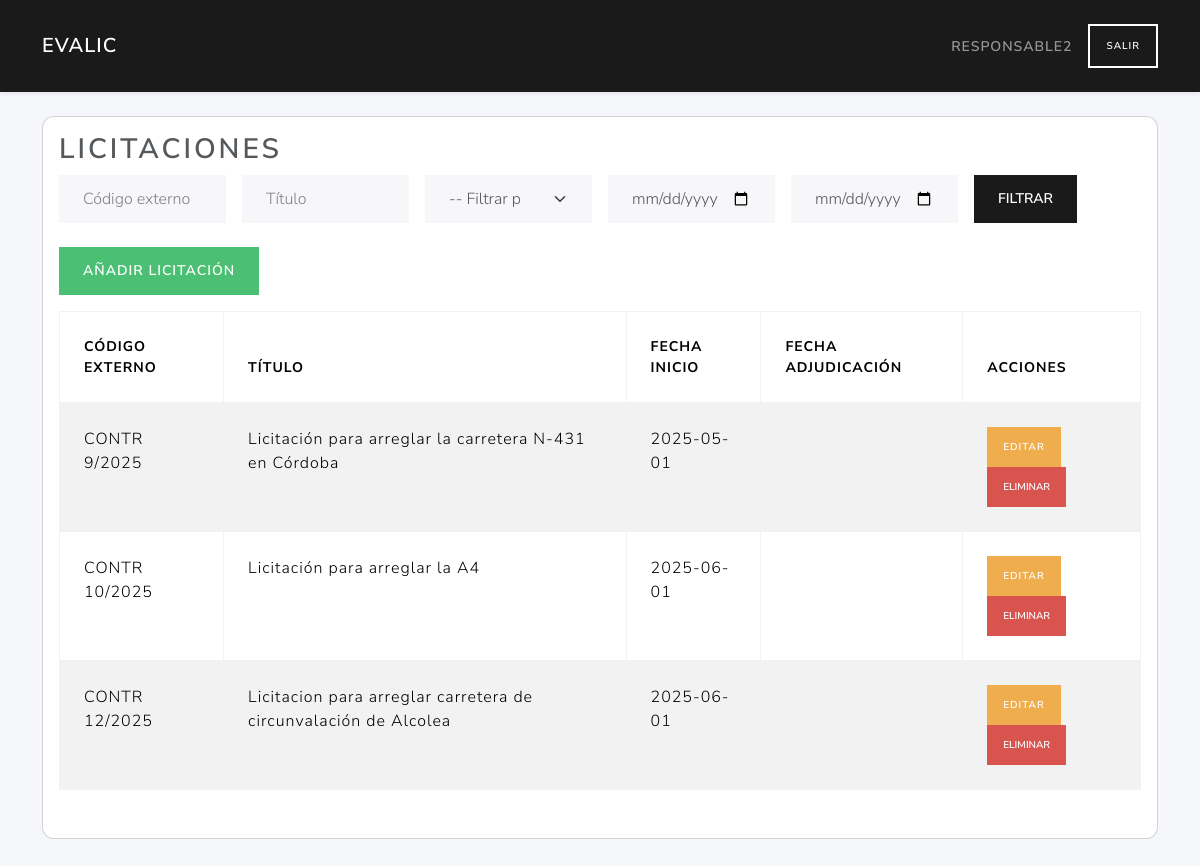
Before: /licitaciones/ (signed in) with the older database file.
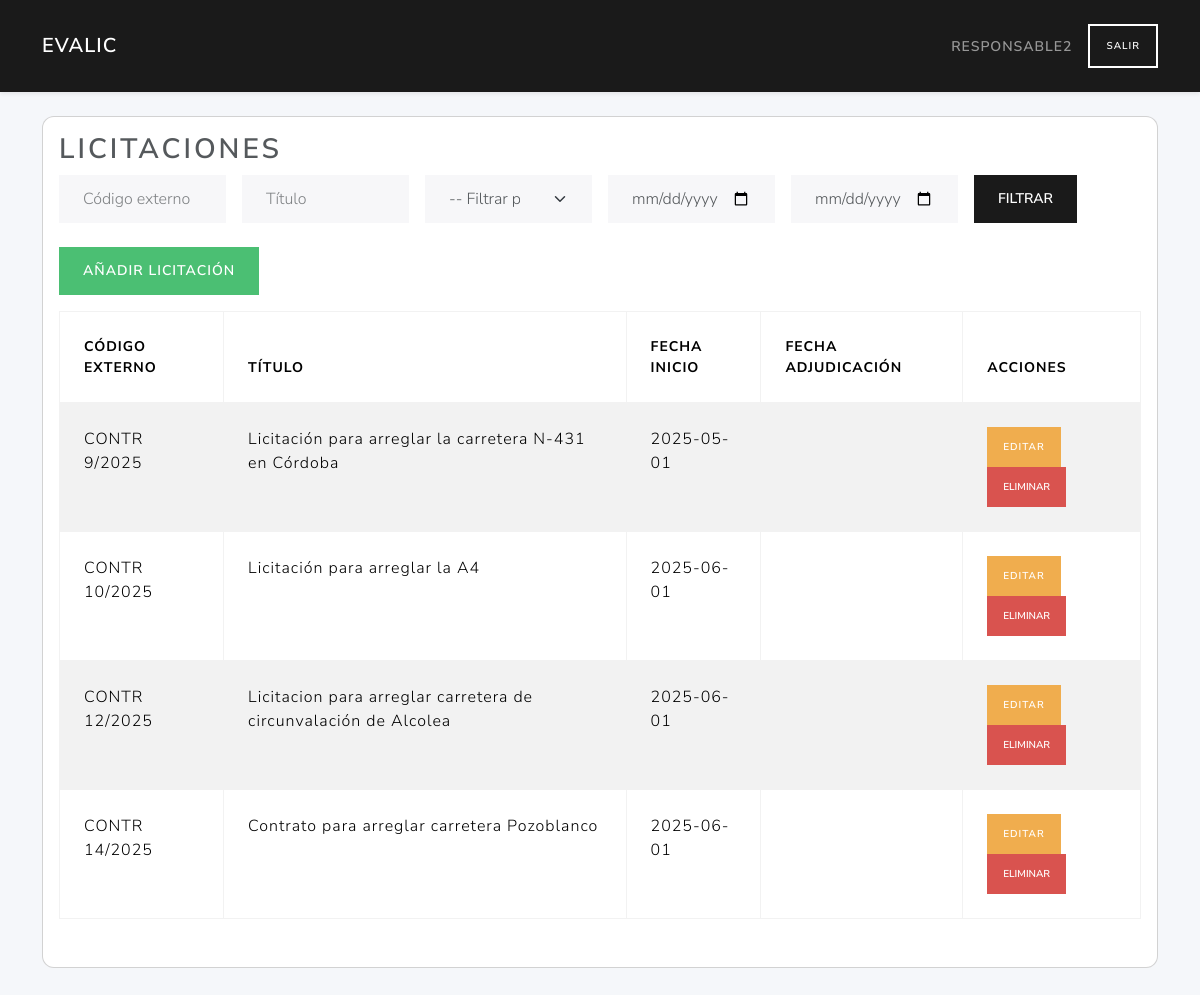
After: the same page with the newer database file.
### tables this page shows
CREATE TABLE licitaciones (
        id INTEGER PRIMARY KEY AUTOINCREMENT,
        user_id INTEGER NOT NULL,
        external_id TEXT NOT NULL,
        title TEXT NOT NULL,
        description TEXT,
        fecha_inicio TEXT NOT NULL,
        fecha_adjudicacion TEXT,
        FOREIGN KEY (user_id) REFERENCES users(id)
    );

### routes/licitaciones_routes.py (the view, shortened to what this page needs)
@licitaciones_bp.route('/', methods=('GET',))
def index():
    if 'user_id' not in session or session.get('role_id') != 2:
        return redirect(url_for('auth.login'))
    db = get_db(current_app)
    user_id = session.get('user_id')
    lic_rows = list_licitaciones(db)
    licitaciones = [l for l in lic_rows if l['user_id'] == user_id]
    external_id  = request.args.get('external_id', '').strip()
    title        = request.args.get('title', '').strip()
    fecha_tipo   = request.args.get('fecha_tipo', '')
    fecha_desde  = request.args.get('fecha_desde', '')
    fecha_hasta  = request.args.get('fecha_hasta', '')
    if external_id:
       licitaciones = [
           l for l in licitaciones
           if external_id.lower() in (l['external_id'] or '').lower()
       ]
    if title:
       licitaciones = [
           l for l in licitaciones
           if title.lower() in (l['title'] or '').lower()
       ]
    page = request.args.get('page', 1, type=int)
    per_page = current_app.config.get('LIC_PER_PAGE', 10)
    total = len(licitaciones)
    total_pages = ceil(total / per_page) if total else 1
    start = (page - 1) * per_page
    end = start + per_page
    licitaciones = licitaciones[start:end]
    responsable_id = get_role_id(db, 'responsable')
    is_responsable = session.get('role_id') == responsable_id
    return render_template(
        'licitaciones/index.html',
        licitaciones=licitaciones,
        is_responsable=is_responsable,
        total_pages=total_pages,
        current_page=page,
        request=request
    )

### app.py (called while the page is built)
def create_app():
    app = Flask(__name__)
    app.permanent_session_lifetime = timedelta(hours=1)  # Sesión permanente por 1 hora
    app.config.from_object(Config)
    @app.context_processor
    def utility_processor():
        from flask import request, url_for
        def url_for_other_page(page):
            args = request.args.copy()
            args['page'] = page
            return url_for('licitaciones.index', **args)
        return dict(url_for_other_page=url_for_other_page)
    app.teardown_appcontext(close_connection)
    with app.app_context():
        init_db(app)
    app.register_blueprint(auth_bp)
    app.register_blueprint(user_bp)
    app.register_blueprint(licitaciones_bp)
    app.register_blueprint(ofertas_bp)
    app.register_blueprint(licitantes_bp)
    app.register_blueprint(evaluador_bp)
    app.register_blueprint(criterios_bp)
    return app

### models/dao.py (called while the page is built)
def close_connection(exception):
    db = getattr(g, '_database', None)
    if db is not None:
        db.close()

def get_role_id(db, description):
    row = db.execute(
        "SELECT id FROM roles WHERE LOWER(description)=LOWER(?)",
        (description,)
    ).fetchone()
    return row['id'] if row else None

### templates/licitaciones/index.html (shortened to what this page needs)
{% extends 'base.html' %}
{% block content %}
<div class="card mb-4">
  <div class="card-body">
    <h2 class="card-title">Licitaciones</h2>
    <form method="get" class="row g-3 mb-4 flex-nowrap">
      <div class="col-md-2">
        <input type="text" name="external_id" class="form-control" placeholder="Código externo" value="{{ request.args.get('external_id', '') }}">
      </div>
      <div class="col-md-2">
        <input type="text" name="title" class="form-control" placeholder="Título" value="{{ request.args.get('title', '') }}">
      </div>
      <div class="col-md-2">
        <select name="fecha_tipo" class="form-select">
          <option value="">-- Filtrar por fecha --</option>
        </select>
      </div>
      <div class="col-md-2">
        <input type="date" name="fecha_desde" class="form-control" value="{{ request.args.get('fecha_desde', '') }}">
      </div>
      <div class="col-md-2">
        <input type="date" name="fecha_hasta" class="form-control" value="{{ request.args.get('fecha_hasta', '') }}">
      </div>
      <div class="col-md-2">
        <button type="submit" class="btn btn-primary">Filtrar</button>
      </div>
    </form>
    <a href="{{ url_for('licitaciones.create_licitacion_route') }}" class="btn btn-success mb-3">Añadir licitación</a>
    <table class="table table-bordered table-striped">
      <thead>
        <tr>
          <th>Código externo</th>
          <th>Título</th>
          <th>Fecha inicio</th>
          <th>Fecha adjudicación</th>
          <th>Acciones</th>
        </tr>
      </thead>
      <tbody>
        {% for lic in licitaciones %}
        <tr>
          <td>{{ lic.external_id }}</td>
          <td>{{ lic.title }}</td>
          <td>{{ lic.fecha_inicio }}</td>
          <td>{{ lic.fecha_adjudicacion }}</td>
          <td>
            <a href="{{ url_for('licitaciones.edit_licitacion_route', lic_id=lic.id) }}" class="btn btn-sm btn-warning">Editar</a>
            {% if is_responsable %}
              <form action="{{ url_for('licitaciones.delete_licitacion_route', lic_id=lic.id) }}" method="post" style="display:inline-block;" onsubmit="return confirm('¿Estás seguro de que quieres eliminar esta licitación?');">
                <button type="submit" class="btn btn-danger btn-sm">Eliminar</button>
              </form>
            {% endif %}
          </td>
        </tr>
        {% endfor %}
      </tbody>
    </table>
  </div>
</div>
{% endblock %}

Changed rows visible on the page:
now on this page (row edited): licitaciones: external_id "CONTR 14/2025", title "Contrato para arreglar carretera Pozoblanco", fecha_inicio "2025-06-01"
